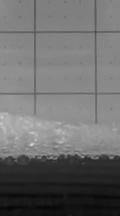
#> input picture demo2_images/liquid_frame100.jpg, 120 x 216 px
$ jupyter execute b5_tha2.ipynb
#> lines starting #> are read from the running program, lines starting #| are printed output that depends on the picture; after the words box and inside, x2 and y2 are one past the last pixel; in counts of white or black regions, pixels touching at a corner belong together
Take Home Assignment 02: Liquid Level

1. Analyzing the liquid level of a vessel will be studied in this assignment
2. How to utilize background subtraction is demonstrated in the notebook
3. How to use subsequent thresholding and contour analysis is also demonstrated
4. The student's task is to implement the demonstrated techniques to obtain a liquid level plot for the entirety of the video

Notes:
It is advised to go over the opencv documentation for the following functions

cv2.threshold  :  https://docs.opencv.org/4.x/d7/d4d/tutorial_py_thresholding.html

Student has to deliver:
1. Plot of the liquid level.
2. A brief note on what the student understood by reading the section on Otsu's threholding method.
3. 2 examples of probable erroraneous liquid level readings, when using Otsu's method. Show with annoted images.
4. A brief description on the final algorithm developed by the student.

[cell 1]
import cv2
import numpy as np
from matplotlib import pyplot as plt

[cell 2]
# Importing Demo Images
img_r = cv2.imread('demo2_images/liquid_frame100.jpg', 0)
#> img_r is the input picture: shape (216, 120); min 6, max 212, mean 108.4
img_b = cv2.imread('demo2_images/liquid_frame000.jpg', 0)
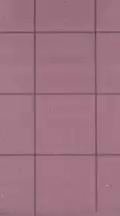
#> input picture demo2_images/liquid_frame000.jpg, 120 x 216 px
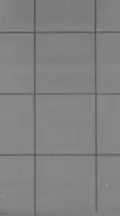
#> img_b: shape (216, 120); min 66, max 161, mean 129.6

# Display the images
plt.subplot(121), plt.imshow(img_r, cmap='gray'), plt.title('Random Image (100th Frame)')
plt.subplot(122), plt.imshow(img_b, cmap='gray'), plt.title('Background Image (0th Frame)')
plt.show()
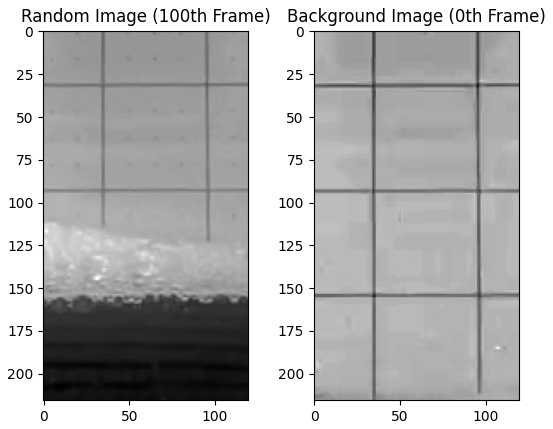
#> figure drawn by matplotlib, 2 panels

Method 1 : Background Subtraction

[cell 3]
# Subtracting the images
img_sub = cv2.subtract(img_b, img_r)
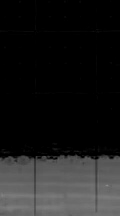
#> img_sub: shape (216, 120); min 0, max 138, mean 27.5

# Thresholding the image, to obtain binary image
ret, img_sub_thresh = cv2.threshold(img_sub, 0, 255, cv2.THRESH_BINARY + cv2.THRESH_OTSU)
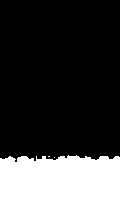
#> img_sub_thresh: shape (216, 120); 27.1% white; 3 white regions (2 under 20 px)
#> ret = 50
# Print the used threshold value
print('Threshold Value:', ret)
#| Threshold Value: 50.0

# Find contours in the image
contours, hierarchy = cv2.findContours(img_sub_thresh, cv2.RETR_TREE, cv2.CHAIN_APPROX_SIMPLE)
#> contours = 3 contours, 2 with area under 20; largest, box (x1, y1, x2, y2) and area: (0, 155, 120, 216) 6826

# Sort the contours by size in descending order
contours = sorted(contours, key=lambda x: cv2.contourArea(x), reverse=True)
# Print the contour areas
for i in range(len(contours)):
    print('Contour', i, 'Area:', cv2.contourArea(contours[i]))
#> this loop made 3 passes
#| Contour 0 Area: 6826.0
#| Contour 1 Area: 0.0
#| Contour 2 Area: 0.0

# Find the area of the whole image
rows, cols = img_sub_thresh.shape
#> rows = 216; cols = 120
total_area = rows * cols
#> total_area = 25920
print('Total Area:', total_area)
#| Total Area: 25920

# Calculate the percentage of the largest contour area, rounded to 1 decimal point
percentage = round((cv2.contourArea(contours[0]) / total_area) * 100, 1)
#> percentage = 26.3
print('Percentage:', percentage, '%')
#| Percentage: 26.3 %

# Display img_r , img_sub, img_sub_thresh side by side using plt
plt.subplot(131), plt.imshow(img_r, cmap='gray'), plt.title('Rand Img')
plt.subplot(132), plt.imshow(img_sub, cmap='gray'), plt.title('Subtracted Img')
plt.subplot(133), plt.imshow(img_sub_thresh, cmap='gray'), plt.title('Thresholded Image')
plt.show()
